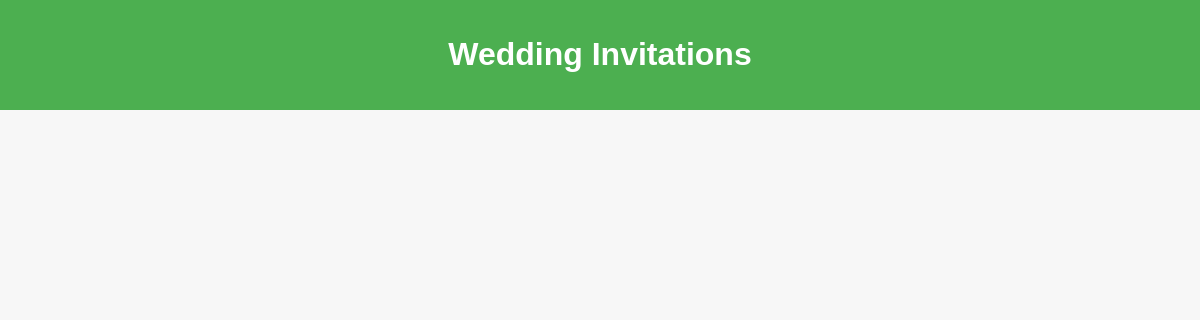
The page /invitation_list on the database as committed earlier.
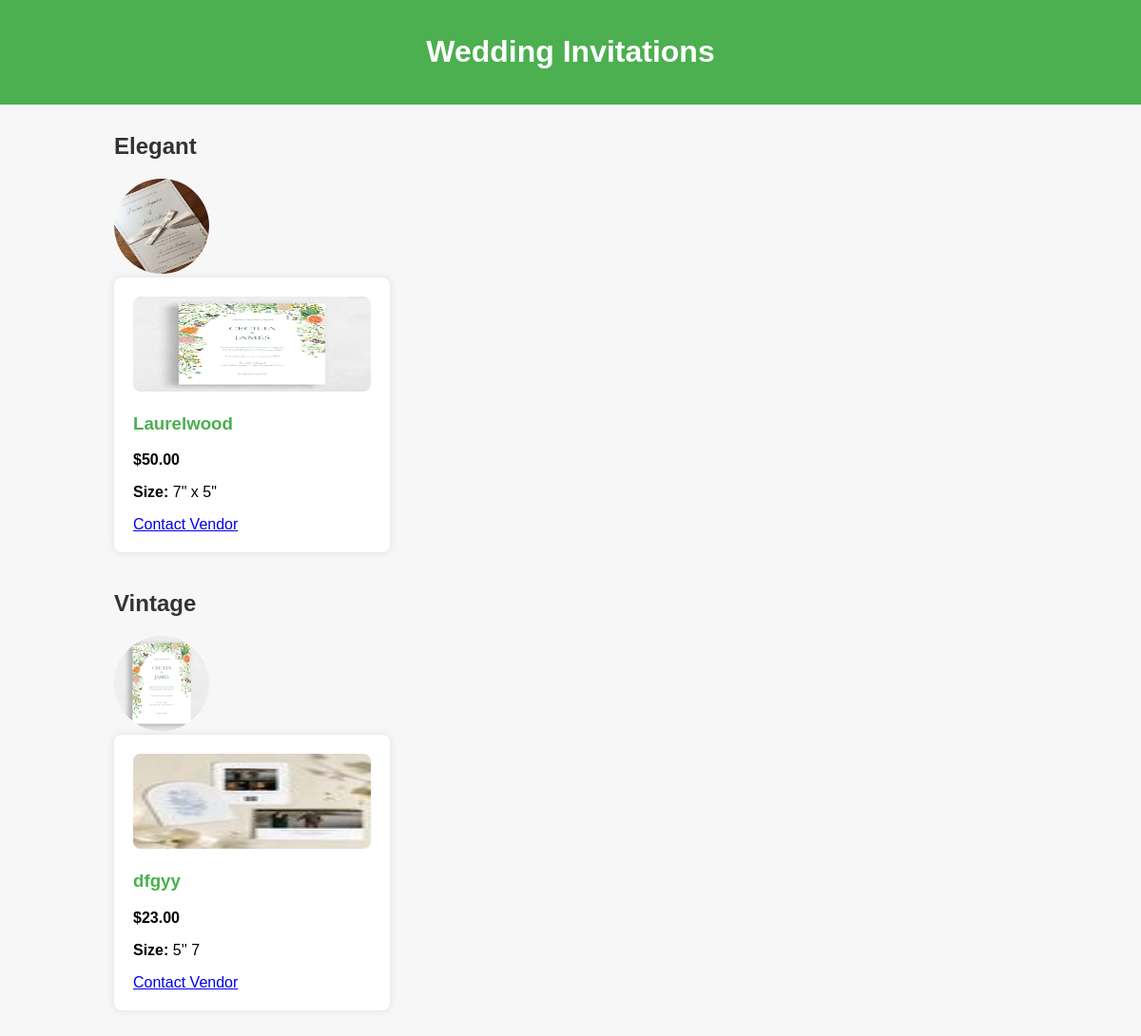
The same page on the database as committed later.
### app/models.py (models this page shows, shortened)
class InvitationCategory(models.Model):
    img = models.FileField()
    name = models.CharField(max_length=100)

class InvitationCard(models.Model):
    category = models.ForeignKey(InvitationCategory, on_delete=models.CASCADE)
    name = models.CharField(max_length=100)
    price = models.DecimalField(max_digits=10, decimal_places=2)
    img1 = models.FileField()
    img2 = models.FileField(blank=True, null=True)
    img3 = models.FileField(blank=True, null=True)
    img4 = models.FileField(blank=True, null=True)
    size = models.CharField(max_length=50)

### app/views.py (the view)
# urls.py: path('invitation_list',views.invitation_list),
def invitation_list(request):
    categories = InvitationCategory.objects.all()
    invitation_cards = InvitationCard.objects.all()
    return render(request, 'user/invitation.html', {'categories': categories, 'invitation_cards': invitation_cards})

### templates/user/invitation.html (shortened to what this page needs)
<!DOCTYPE html>
<html lang="en">
<head>
</head>
<body>
<header>
    <h1>Wedding Invitations</h1>
</header>
<div class="container">
    {% for category in categories %}
    <div class="category">
        <h2>{{ category.name }}</h2>
        <img src="{{ category.img.url }}" alt="{{ category.name }} image">
        <div class="invitation-card">
            {% for card in invitation_cards %}
                {% if card.category == category %}
                <div class="card">
                    <img src="{{ card.img1.url }}" alt="{{ card.name }} image">
                    <h3>{{ card.name }}</h3>
                    <p class="price">${{ card.price }}</p>
                    <p><strong>Size:</strong> {{ card.size }}</p>
                    <a href="{% url 'contact_vendor' id=card.id %}">Contact Vendor</a>
                </div>
                {% endif %}
            {% endfor %}
        </div>
    </div>
    {% endfor %}
</div>
</body>
</html>

Rows that differ between the two databases and show on the page:
added InvitationCategory: name "Elegant", img (picture)
added InvitationCard: img1 (picture), name "Laurelwood", price "50.00", size "7\" x 5\"", shown under "Elegant"
added InvitationCategory: name "Vintage", img (picture)
added InvitationCard: img1 (picture), name "dfgyy", price "23.00", size "5'' 7", shown under "Vintage"
